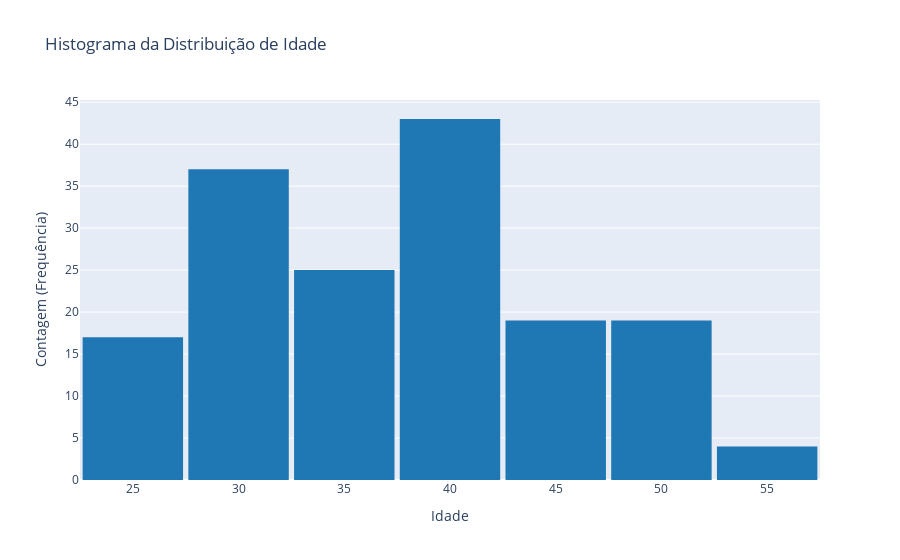
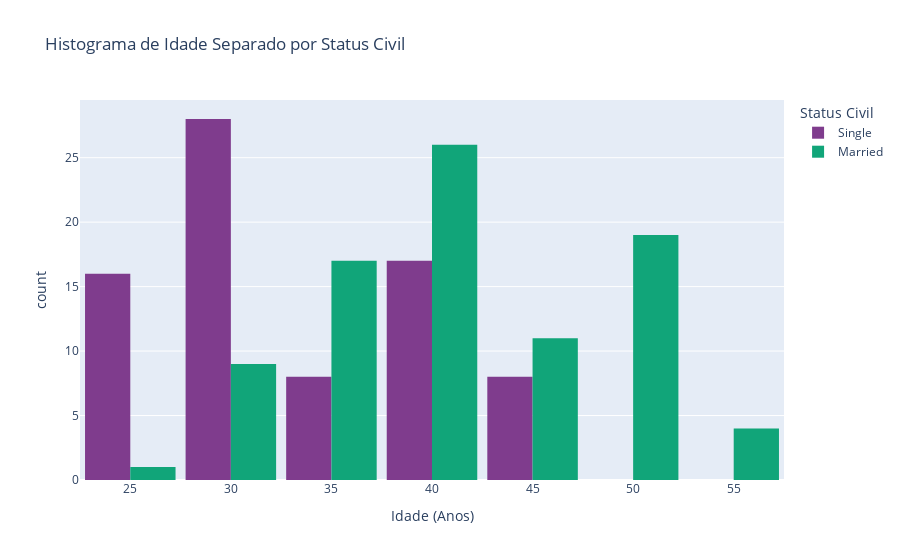
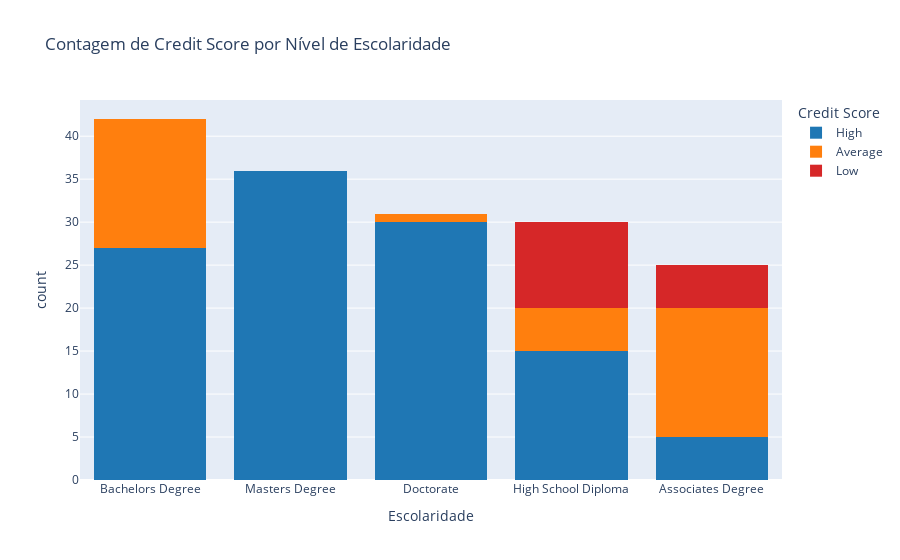
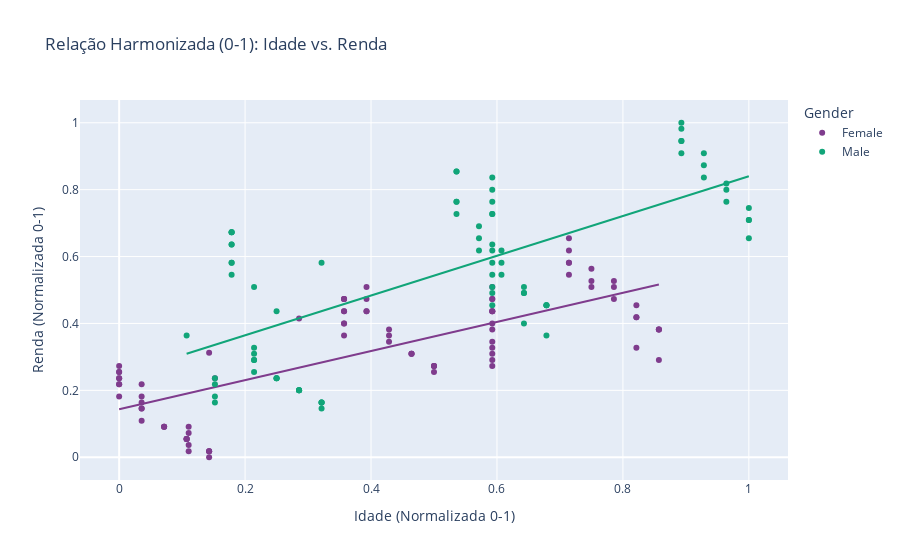

The notebook cell these images were saved under, in order:
### Markdown cell above
### ANÁLISE CENTRAL E COMENTÁRIOS DOS GRÁFICOS
A base de clientes demonstra um perfil de baixo risco geral e aponta que a estabilidade financeira e doméstica são os preditores mais fortes para um Credit Score "High".

**I. Insights por Variável**
Home Ownership vs. Score:

Insight: Clientes com casa própria ("Owned") são o grupo mais estável, com 98.20% de score "High" e 0% de risco "Low". O grupo "Rented" (Alugados) concentra o maior risco, com aproximadamente 28% de score "Low".

* Fluxo: Home Ownership é um preditor poderoso e deve ser codificado (One-Hot) para a modelagem.

**Faixa de Renda (Income_Bins) vs. Score:**

Insight: Há uma correlação positiva clara. A faixa de renda mais alta concentra a maioria dos scores "High". As faixas de renda média-baixa têm uma mistura maior de "Average" e "Low" Score, indicando maior risco.

* Fluxo: Manter a variável Income para a modelagem. A variável Income_Bins deve ser usada como categórica (Label ou One-Hot).

**Escolaridade vs. Score:**

Insight: Grau avançado (Master/Doctorate) se correlaciona com score "High". No entanto, o risco ("Average" e "Low") é mais evidente nos níveis mais baixos de escolaridade (High School Diploma/Associate Degree).

* Fluxo: Education é um forte preditor ordinal. Deve ser codificado (Label Encoding) para respeitar a hierarquia dos graus.

**Idade (Age):**

Insight: A distribuição da idade é relativamente simétrica e concentrada. O Box Plot sugere que o grupo "Married" tende a ter idades medianas mais altas que o grupo "Single".

* Fluxo: Age será usado como preditor linear, mas sua influência deve ser analisada em conjunto com Marital Status e Income.

II. Próximos Passos (Etapa 3: Preparação para Modelagem)
Correlação Inicial: Verificar o Heatmap de correlação entre Age, Income e Number of Children.

Codificação Categórica:

 - One-Hot Encoding para colunas nominais (Gender, Home Ownership, Marital Status).

 - Codificação Ordinal para Education.

 - Correlação Completa: Replotar a correlação para ver o impacto das variáveis codificadas na variável alvo (Credit Score).

 - Divisão: Separar a base em treino e teste (70/30) usando estratificação (stratify=y).

 - Balanceamento: O Credit Score está desbalanceado (predomínio de "High"). Aplicar SMOTE (ou técnica similar) APENAS na base de treino para equalizar as classes de risco ("Low" e "Average").

### Code cell
# ANALISE CENTRAL
# Padronização de Cores
FINANCE_BLUE = '#1f77b4' # Cor única para histogramas univariados ou barras principais
CREDIT_SCORE_COLORS = {'High': '#1f77b4', 'Average': '#ff7f0e', 'Low': '#d62728'} # Azul, Laranja, Vermelho

# ----------------------------------------------------------------------
# AGE VS MARITAL STATUS
# ----------------------------------------------------------------------

# Histograma da Distribuição de Idade (UNIVARIADA - Cor Única)
fig_age_marital = px.histogram(
    df,
    x='Age',
    title='Histograma da Distribuição de Idade',
    labels={'Age': 'Idade (Anos)', 'count': 'Frequência'},
    nbins=10,
    color_discrete_sequence=[FINANCE_BLUE] # PADRONIZAÇÃO DE COR
)

fig_age_marital.update_layout(xaxis_title='Idade', yaxis_title='Contagem (Frequência)', bargap=0.05)
fig_age_marital.show()


# Histograma com Separação por Status Civil (BIVARIADA - Plotly escolhe cores diferentes para Marital Status)
fig_education_score = px.histogram(
    df,
    x='Age',
    color='Marital Status',
    title='Histograma de Idade Separado por Status Civil',
    labels={'Age': 'Idade (Anos)', 'count': 'Frequência', 'Marital Status': 'Status Civil'},
    barmode='group',
    nbins=10,
    # PLOTLY: Usa uma sequência de cores para as categorias de 'Marital Status'
    color_discrete_sequence=px.colors.qualitative.Bold 
)
fig_education_score.update_layout(bargap=0.1)
fig_education_score.show()

# ... (Tabelas de Education vs Credit Score - Sem código gráfico para harmonizar) ...

# Gráfico de Barras Agrupado e Empilhado para Education vs Credit Score
fig_education_score = px.histogram(
    df,
    x='Education',
    color='Credit Score',
    title='Contagem de Credit Score por Nível de Escolaridade',
    labels={'Education': 'Escolaridade', 'count': 'Frequência'},
    barmode='stack',
    # PADRONIZAÇÃO DE CORES: Mapeia o Credit Score para as cores de risco
    color_discrete_map=CREDIT_SCORE_COLORS 
)
fig_education_score.show()

# ----------------------------------------------------------------------
# AGE VS INCOME (Normalizado)
# ----------------------------------------------------------------------

# (O código de MinMaxScaler foi mantido, assumindo que já rodou e criou as colunas _Normalized)

# Gráfico de Dispersão para a Comparação Harmonizada
fig_normalized = px.scatter(
    df,
    x='Age_Normalized',
    y='Income_Normalized',
    color='Gender',
    trendline='ols',
    title='Relação Harmonizada (0-1): Idade vs. Renda',
    # PLOTLY: Usa uma sequência para as 2 categorias de Gênero
    color_discrete_sequence=px.colors.qualitative.Bold 
)
fig_normalized.update_layout(
    xaxis_title='Idade (Normalizada 0-1)',
    yaxis_title='Renda (Normalizada 0-1)'
)
fig_normalized.show()

# ----------------------------------------------------------------------
# INCOME AGRUPADO VS SCORE CREDIT
# ----------------------------------------------------------------------

column_income_bins = 'Income_Normalized'
column_credit_score = 'Credit Score'

# (Assumindo que df[column_income_bins] já foi convertido para string)

# Criação do Histograma Agrupado
fig_income_score = px.histogram(
    df,
    x= column_income_bins,
    color=column_credit_score,
    
    barmode='group',
    
    title='Contagem de Credit Score por Faixa de Renda (Agrupado)',
    labels={
        column_income_bins: 'Faixa de Renda (Income Bins)',
        column_credit_score: 'Credit Score',
        'count': 'Frequência de Clientes'
    },
    height=500,
    # PADRONIZAÇÃO DE CORES
    color_discrete_map=CREDIT_SCORE_COLORS 
)

fig_income_score.update_xaxes(categoryorder='category ascending')
fig_income_score.show()

# ----------------------------------------------------------------------
# HOME OWNERSHIP VS SCORE CREDIT
# ----------------------------------------------------------------------

column_home_ownership = 'Home Ownership'
column_credit_score = 'Credit Score'

# Histograma Agrupado para Moradia vs Score
fig_moradia = px.histogram(
    df,
    x=column_home_ownership,
    color=column_credit_score,
    
    barmode='group',
    
    title='Contagem de Credit Score por Situação da Moradia',
    labels={
        column_home_ownership: 'Situação da Moradia',
        column_credit_score: 'Credit Score',
        'count': 'Frequência de Clientes'
    },
    height=500,
    # PADRONIZAÇÃO DE CORES
    color_discrete_map=CREDIT_SCORE_COLORS 
)

# Ajuste de Ordem
fig_moradia.update_xaxes(categoryorder='array', categoryarray=['Owned', 'Rented']) 

fig_moradia.show()

### Figure 1 — Plotly figure (JSON) as saved in the notebook; plotly's stock layout.template omitted (floating-point values rounded to 4 significant figures; data arrays with more than 128 entries replaced by an {"elided": "..."} marker saying what was removed)
{"data": [{"bingroup": "x", "hovertemplate": "Idade (Anos)=%{x}<br>count=%{y}<extra></extra>", "legendgroup": "", "marker": {"color": "#1f77b4", "pattern": {"shape": ""}}, "name": "", "nbinsx": 10, "orientation": "v", "showlegend": false, "type": "histogram", "x": {"elided": "164 float values"}, "xaxis": "x", "yaxis": "y"}], "layout": {"bargap": 0.05, "barmode": "relative", "legend": {"tracegroupgap": 0}, "title": {"text": "Histograma da Distribuição de Idade"}, "xaxis": {"anchor": "y", "domain": [0, 1], "title": {"text": "Idade"}}, "yaxis": {"anchor": "x", "domain": [0, 1], "title": {"text": "Contagem (Frequência)"}}}}

### Figure 2 — Plotly figure (JSON) as saved in the notebook; plotly's stock layout.template omitted (floating-point values rounded to 4 significant figures)
{"data": [{"alignmentgroup": "True", "bingroup": "x", "hovertemplate": "Status Civil=Single<br>Idade (Anos)=%{x}<br>count=%{y}<extra></extra>", "legendgroup": "Single", "marker": {"color": "rgb(127, 60, 141)", "pattern": {"shape": ""}}, "name": "Single", "nbinsx": 10, "offsetgroup": "Single", "orientation": "v", "showlegend": true, "type": "histogram", "x": [25.0, 40.0, 26.0, 31.0, 41.59, 28.09, 29.26, 41.59, 28.09, 29.26, 43.0, 29.0, 34.0, 44.0, 25.0, 40.0, 26.0, 31.0, 41.0, 27.0, 32.0, 42.0, 28.0, 33.0, 43.0, 29.0, 34.0, 44.0, 25.0, 25.0, 40.0, 26.0, 31.0, 41.0, 27.0, 32.0, 42.0, 28.0, 33.0, 41.59, 28.09, 29.26, 41.59, 29.26, 25.0, 40.0, 26.0, 31.0, 41.0, 27.0, 32.0, 42.0, 28.0, 33.0, 43.0, 29.0, 34.0, 44.0, 25.0, 25.0, 28.0, 31.0, 32.0, 25.0, 40.0, 26.0, 31.0, 41.59, 28.09, 29.26, 41.59, 28.0, 33.0, 43.0, 29.0, 34.0, 44.0], "xaxis": "x", "yaxis": "y"}, {"alignmentgroup": "True", "bingroup": "x", "hovertemplate": "Status Civil=Married<br>Idade (Anos)=%{x}<br>count=%{y}<extra></extra>", "legendgroup": "Married", "marker": {"color": "rgb(17, 165, 121)", "pattern": {"shape": ""}}, "name": "Married", "nbinsx": 10, "offsetgroup": "Married", "orientation": "v", "showlegend": true, "type": "histogram", "x": [30.0, 35.0, 45.0, 50.0, 41.59, 41.59, 41.59, 41.59, 41.59, 41.59, 41.59, 48.0, 53.0, 39.0, 49.0, 30.0, 35.0, 45.0, 50.0, 36.0, 46.0, 51.0, 37.0, 47.0, 52.0, 38.0, 48.0, 53.0, 39.0, 49.0, 30.0, 35.0, 30.0, 35.0, 45.0, 50.0, 36.0, 46.0, 51.0, 37.0, 47.0, 52.0, 41.59, 41.59, 41.59, 41.59, 41.59, 41.59, 41.59, 30.0, 35.0, 45.0, 50.0, 36.0, 46.0, 51.0, 37.0, 47.0, 52.0, 38.0, 48.0, 53.0, 39.0, 49.0, 30.0, 35.0, 30.0, 35.0, 33.0, 26.0, 29.0, 34.0, 30.0, 35.0, 45.0, 50.0, 36.0, 41.59, 41.59, 41.59, 41.59, 41.59, 38.0, 48.0, 53.0, 39.0, 49.0], "xaxis": "x", "yaxis": "y"}], "layout": {"bargap": 0.1, "barmode": "group", "legend": {"title": {"text": "Status Civil"}, "tracegroupgap": 0}, "title": {"text": "Histograma de Idade Separado por Status Civil"}, "xaxis": {"anchor": "y", "domain": [0, 1], "title": {"text": "Idade (Anos)"}}, "yaxis": {"anchor": "x", "domain": [0, 1], "title": {"text": "count"}}}}

### Figure 3 — Plotly figure (JSON) as saved in the notebook; plotly's stock layout.template omitted (floating-point values rounded to 4 significant figures)
{"data": [{"bingroup": "x", "hovertemplate": "Credit Score=High<br>Escolaridade=%{x}<br>count=%{y}<extra></extra>", "legendgroup": "High", "marker": {"color": "#1f77b4", "pattern": {"shape": ""}}, "name": "High", "orientation": "v", "showlegend": true, "type": "histogram", "x": ["Bachelors Degree", "Masters Degree", "Doctorate", "High School Diploma", "Bachelors Degree", "Masters Degree", "Masters Degree", "Doctorate", "High School Diploma", "Bachelors Degree", "Bachelors Degree", "Masters Degree", "Doctorate", "High School Diploma", "Bachelors Degree", "Masters Degree", "Doctorate", "Associates Degree", "Bachelors Degree", "Masters Degree", "Doctorate", "Masters Degree", "Doctorate", "High School Diploma", "Bachelors Degree", "Masters Degree", "Masters Degree", "Doctorate", "High School Diploma", "Bachelors Degree", "Bachelors Degree", "Masters Degree", "Doctorate", "High School Diploma", "Bachelors Degree", "Masters Degree", "Doctorate", "Associates Degree", "Bachelors Degree", "Masters Degree", "Doctorate", "Masters Degree", "Doctorate", "Masters Degree", "Doctorate", "High School Diploma", "Bachelors Degree", "Masters Degree", "Masters Degree", "Doctorate", "High School Diploma", "Bachelors Degree", "Bachelors Degree", "Masters Degree", "Doctorate", "High School Diploma", "Bachelors Degree", "Masters Degree", "Doctorate", "Associates Degree", "Bachelors Degree", "Masters Degree", "Doctorate", "Masters Degree", "Doctorate", "Masters Degree", "Doctorate", "High School Diploma", "Bachelors Degree", "Masters Degree", "Masters Degree", "Doctorate", "High School Diploma", "Bachelors Degree", "Bachelors Degree", "Masters Degree", "Doctorate", "High School Diploma", "Bachelors Degree", "Masters Degree", "Doctorate", "Associates Degree", "Bachelors Degree", "Masters Degree", "Doctorate", "Masters Degree", "Doctorate", "Masters Degree", "Doctorate", "Masters Degree", "Doctorate", "Masters Degree", "Bachelors Degree", "Masters Degree", "Doctorate", "High School Diploma", "Bachelors Degree", "Masters Degree", "Masters Degree", "Doctorate", "High School Diploma", "Bachelors Degree", "Bachelors Degree", "Masters Degree", "Doctorate", "High School Diploma", "Bachelors Degree", "Masters Degree", "Doctorate", "Associates Degree", "Bachelors Degree", "Masters Degree", "Doctorate"], "xaxis": "x", "yaxis": "y"}, {"bingroup": "x", "hovertemplate": "Credit Score=Average<br>Escolaridade=%{x}<br>count=%{y}<extra></extra>", "legendgroup": "Average", "marker": {"color": "#ff7f0e", "pattern": {"shape": ""}}, "name": "Average", "orientation": "v", "showlegend": true, "type": "histogram", "x": ["Associates Degree", "Bachelors Degree", "Associates Degree", "High School Diploma", "Associates Degree", "Bachelors Degree", "Associates Degree", "Bachelors Degree", "Associates Degree", "High School Diploma", "Associates Degree", "Bachelors Degree", "Bachelors Degree", "Associates Degree", "Bachelors Degree", "Associates Degree", "High School Diploma", "Associates Degree", "Bachelors Degree", "Bachelors Degree", "Associates Degree", "Bachelors Degree", "Associates Degree", "High School Diploma", "Associates Degree", "Bachelors Degree", "Bachelors Degree", "Bachelors Degree", "Bachelors Degree", "Doctorate", "Bachelors Degree", "Associates Degree", "Bachelors Degree", "Associates Degree", "High School Diploma", "Associates Degree"], "xaxis": "x", "yaxis": "y"}, {"bingroup": "x", "hovertemplate": "Credit Score=Low<br>Escolaridade=%{x}<br>count=%{y}<extra></extra>", "legendgroup": "Low", "marker": {"color": "#d62728", "pattern": {"shape": ""}}, "name": "Low", "orientation": "v", "showlegend": true, "type": "histogram", "x": ["High School Diploma", "Associates Degree", "High School Diploma", "High School Diploma", "Associates Degree", "High School Diploma", "High School Diploma", "Associates Degree", "High School Diploma", "High School Diploma", "Associates Degree", "High School Diploma", "High School Diploma", "Associates Degree", "High School Diploma"], "xaxis": "x", "yaxis": "y"}], "layout": {"barmode": "stack", "legend": {"title": {"text": "Credit Score"}, "tracegroupgap": 0}, "title": {"text": "Contagem de Credit Score por Nível de Escolaridade"}, "xaxis": {"anchor": "y", "domain": [0, 1], "title": {"text": "Escolaridade"}}, "yaxis": {"anchor": "x", "domain": [0, 1], "title": {"text": "count"}}}}

### Figure 4 — Plotly figure (JSON) as saved in the notebook; plotly's stock layout.template omitted (floating-point values rounded to 4 significant figures)
{"data": [{"hovertemplate": "Gender=Female<br>Age_Normalized=%{x}<br>Income_Normalized=%{y}<extra></extra>", "legendgroup": "Female", "marker": {"color": "rgb(127, 60, 141)", "symbol": "circle"}, "mode": "markers", "name": "Female", "orientation": "v", "showlegend": true, "type": "scatter", "x": [0.0, 0.3571, 0.7143, 0.03571, 0.5925, 0.5925, 0.1104, 0.5925, 0.5925, 0.1104, 0.5925, 0.8214, 0.1429, 0.5, 0.8571, 0.0, 0.3571, 0.7143, 0.03571, 0.3929, 0.75, 0.07143, 0.4286, 0.7857, 0.1071, 0.4643, 0.8214, 0.1429, 0.5, 0.8571, 0.0, 0.3571, 0.0, 0.3571, 0.7143, 0.03571, 0.3929, 0.75, 0.07143, 0.4286, 0.7857, 0.1071, 0.5925, 0.5925, 0.1104, 0.5925, 0.5925, 0.1521, 0.5925, 0.0, 0.3571, 0.7143, 0.03571, 0.3929, 0.75, 0.07143, 0.4286, 0.7857, 0.1071, 0.4643, 0.8214, 0.1429, 0.5, 0.8571, 0.0, 0.3571, 0.0, 0.3571, 0.2857, 0.03571, 0.1429, 0.0, 0.3571, 0.7143, 0.03571, 0.3929, 0.5925, 0.1104, 0.5925, 0.5925, 0.1071, 0.4643, 0.8214, 0.1429, 0.5, 0.8571], "xaxis": "x", "y": [0.1818, 0.3636, 0.5455, 0.1091, 0.4, 0.4727, 0.07273, 0.3273, 0.4364, 0.03636, 0.2909, 0.3273, 0.0, 0.2545, 0.2909, 0.2182, 0.4, 0.5818, 0.1455, 0.4364, 0.5091, 0.09091, 0.3455, 0.4727, 0.05455, 0.3091, 0.4182, 0.01818, 0.2727, 0.3818, 0.2364, 0.4364, 0.2545, 0.4727, 0.6182, 0.1636, 0.4727, 0.5273, 0.09091, 0.3636, 0.5091, 0.05455, 0.3091, 0.4364, 0.01818, 0.2727, 0.3818, 0.2364, 0.4364, 0.2727, 0.4727, 0.6545, 0.1818, 0.5091, 0.5636, 0.09091, 0.3818, 0.5273, 0.05455, 0.3091, 0.4545, 0.01818, 0.2727, 0.3818, 0.2364, 0.4364, 0.2545, 0.4727, 0.4145, 0.2182, 0.3127, 0.2182, 0.4, 0.5818, 0.1455, 0.4364, 0.5091, 0.09091, 0.3455, 0.4727, 0.05455, 0.3091, 0.4182, 0.01818, 0.2727, 0.3818], "yaxis": "y"}, {"hovertemplate": "<b>OLS trendline</b><br>Income_Normalized = 0.434819 * Age_Normalized + 0.143597<br>R<sup>2</sup>=0.549479<br><br>Gender=Female<br>Age_Normalized=%{x}<br>Income_Normalized=%{y} <b>(trend)</b><extra></extra>", "legendgroup": "Female", "marker": {"color": "rgb(127, 60, 141)", "symbol": "circle"}, "mode": "lines", "name": "Female", "showlegend": false, "type": "scatter", "x": [0.0, 0.0, 0.0, 0.0, 0.0, 0.0, 0.0, 0.0, 0.03571, 0.03571, 0.03571, 0.03571, 0.03571, 0.03571, 0.07143, 0.07143, 0.07143, 0.1071, 0.1071, 0.1071, 0.1071, 0.1104, 0.1104, 0.1104, 0.1104, 0.1429, 0.1429, 0.1429, 0.1429, 0.1429, 0.1521, 0.2857, 0.3571, 0.3571, 0.3571, 0.3571, 0.3571, 0.3571, 0.3571, 0.3571, 0.3929, 0.3929, 0.3929, 0.3929, 0.4286, 0.4286, 0.4286, 0.4643, 0.4643, 0.4643, 0.5, 0.5, 0.5, 0.5, 0.5925, 0.5925, 0.5925, 0.5925, 0.5925, 0.5925, 0.5925, 0.5925, 0.5925, 0.5925, 0.5925, 0.5925, 0.5925, 0.7143, 0.7143, 0.7143, 0.7143, 0.7143, 0.75, 0.75, 0.75, 0.7857, 0.7857, 0.7857, 0.8214, 0.8214, 0.8214, 0.8214, 0.8571, 0.8571, 0.8571, 0.8571], "xaxis": "x", "y": [0.1436, 0.1436, 0.1436, 0.1436, 0.1436, 0.1436, 0.1436, 0.1436, 0.1591, 0.1591, 0.1591, 0.1591, 0.1591, 0.1591, 0.1747, 0.1747, 0.1747, 0.1902, 0.1902, 0.1902, 0.1902, 0.1916, 0.1916, 0.1916, 0.1916, 0.2057, 0.2057, 0.2057, 0.2057, 0.2057, 0.2097, 0.2678, 0.2989, 0.2989, 0.2989, 0.2989, 0.2989, 0.2989, 0.2989, 0.2989, 0.3144, 0.3144, 0.3144, 0.3144, 0.3299, 0.3299, 0.3299, 0.3455, 0.3455, 0.3455, 0.361, 0.361, 0.361, 0.361, 0.4012, 0.4012, 0.4012, 0.4012, 0.4012, 0.4012, 0.4012, 0.4012, 0.4012, 0.4012, 0.4012, 0.4012, 0.4012, 0.4542, 0.4542, 0.4542, 0.4542, 0.4542, 0.4697, 0.4697, 0.4697, 0.4852, 0.4852, 0.4852, 0.5008, 0.5008, 0.5008, 0.5008, 0.5163, 0.5163, 0.5163, 0.5163], "yaxis": "y"}, {"hovertemplate": "Gender=Male<br>Age_Normalized=%{x}<br>Income_Normalized=%{y}<extra></extra>", "legendgroup": "Male", "marker": {"color": "rgb(17, 165, 121)", "symbol": "circle"}, "mode": "markers", "name": "Male", "orientation": "v", "showlegend": true, "type": "scatter", "x": [0.1786, 0.5357, 0.8929, 0.2143, 0.5925, 0.5925, 0.1521, 0.5925, 0.5925, 0.1521, 0.6429, 1.0, 0.3214, 0.6786, 0.1786, 0.5357, 0.8929, 0.2143, 0.5714, 0.9286, 0.25, 0.6071, 0.9643, 0.2857, 0.6429, 1.0, 0.3214, 0.6786, 0.1786, 0.1786, 0.5357, 0.8929, 0.2143, 0.5714, 0.9286, 0.25, 0.6071, 0.9643, 0.2857, 0.5925, 0.5925, 0.1521, 0.5925, 0.5925, 0.1786, 0.5357, 0.8929, 0.2143, 0.5714, 0.9286, 0.25, 0.6071, 0.9643, 0.2857, 0.6429, 1.0, 0.3214, 0.6786, 0.1786, 0.1786, 0.1071, 0.2143, 0.25, 0.3214, 0.1786, 0.5357, 0.8929, 0.2143, 0.5925, 0.5925, 0.1521, 0.5925, 0.5925, 0.2857, 0.6429, 1.0, 0.3214, 0.6786], "xaxis": "x", "y": [0.5455, 0.7273, 0.9091, 0.2545, 0.5818, 0.8, 0.2182, 0.5091, 0.7273, 0.1818, 0.4, 0.6545, 0.1455, 0.3636, 0.5818, 0.7636, 0.9455, 0.2909, 0.6182, 0.8364, 0.2364, 0.5455, 0.7636, 0.2, 0.4909, 0.7091, 0.1636, 0.4545, 0.6364, 0.6727, 0.8545, 0.9818, 0.3091, 0.6545, 0.8727, 0.2364, 0.5818, 0.8, 0.2, 0.4909, 0.7273, 0.1636, 0.4545, 0.6364, 0.6727, 0.8545, 1.0, 0.3273, 0.6909, 0.9091, 0.2364, 0.6182, 0.8182, 0.2, 0.5091, 0.7455, 0.1636, 0.4545, 0.6364, 0.6727, 0.3636, 0.5091, 0.4364, 0.5818, 0.5818, 0.7636, 0.9455, 0.2909, 0.6182, 0.8364, 0.2364, 0.5455, 0.7636, 0.2, 0.4909, 0.7091, 0.1636, 0.4545], "yaxis": "y"}, {"hovertemplate": "<b>OLS trendline</b><br>Income_Normalized = 0.59441 * Age_Normalized + 0.245569<br>R<sup>2</sup>=0.463271<br><br>Gender=Male<br>Age_Normalized=%{x}<br>Income_Normalized=%{y} <b>(trend)</b><extra></extra>", "legendgroup": "Male", "marker": {"color": "rgb(17, 165, 121)", "symbol": "circle"}, "mode": "lines", "name": "Male", "showlegend": false, "type": "scatter", "x": [0.1071, 0.1521, 0.1521, 0.1521, 0.1521, 0.1786, 0.1786, 0.1786, 0.1786, 0.1786, 0.1786, 0.1786, 0.1786, 0.2143, 0.2143, 0.2143, 0.2143, 0.2143, 0.2143, 0.25, 0.25, 0.25, 0.25, 0.2857, 0.2857, 0.2857, 0.2857, 0.3214, 0.3214, 0.3214, 0.3214, 0.3214, 0.5357, 0.5357, 0.5357, 0.5357, 0.5357, 0.5714, 0.5714, 0.5714, 0.5925, 0.5925, 0.5925, 0.5925, 0.5925, 0.5925, 0.5925, 0.5925, 0.5925, 0.5925, 0.5925, 0.5925, 0.6071, 0.6071, 0.6071, 0.6429, 0.6429, 0.6429, 0.6429, 0.6786, 0.6786, 0.6786, 0.6786, 0.8929, 0.8929, 0.8929, 0.8929, 0.8929, 0.9286, 0.9286, 0.9286, 0.9643, 0.9643, 0.9643, 1.0, 1.0, 1.0, 1.0], "xaxis": "x", "y": [0.3093, 0.336, 0.336, 0.336, 0.336, 0.3517, 0.3517, 0.3517, 0.3517, 0.3517, 0.3517, 0.3517, 0.3517, 0.3729, 0.3729, 0.3729, 0.3729, 0.3729, 0.3729, 0.3942, 0.3942, 0.3942, 0.3942, 0.4154, 0.4154, 0.4154, 0.4154, 0.4366, 0.4366, 0.4366, 0.4366, 0.4366, 0.564, 0.564, 0.564, 0.564, 0.564, 0.5852, 0.5852, 0.5852, 0.5978, 0.5978, 0.5978, 0.5978, 0.5978, 0.5978, 0.5978, 0.5978, 0.5978, 0.5978, 0.5978, 0.5978, 0.6065, 0.6065, 0.6065, 0.6277, 0.6277, 0.6277, 0.6277, 0.6489, 0.6489, 0.6489, 0.6489, 0.7763, 0.7763, 0.7763, 0.7763, 0.7763, 0.7975, 0.7975, 0.7975, 0.8187, 0.8187, 0.8187, 0.84, 0.84, 0.84, 0.84], "yaxis": "y"}], "layout": {"legend": {"title": {"text": "Gender"}, "tracegroupgap": 0}, "title": {"text": "Relação Harmonizada (0-1): Idade vs. Renda"}, "xaxis": {"anchor": "y", "domain": [0, 1], "title": {"text": "Idade (Normalizada 0-1)"}}, "yaxis": {"anchor": "x", "domain": [0, 1], "title": {"text": "Renda (Normalizada 0-1)"}}}}
